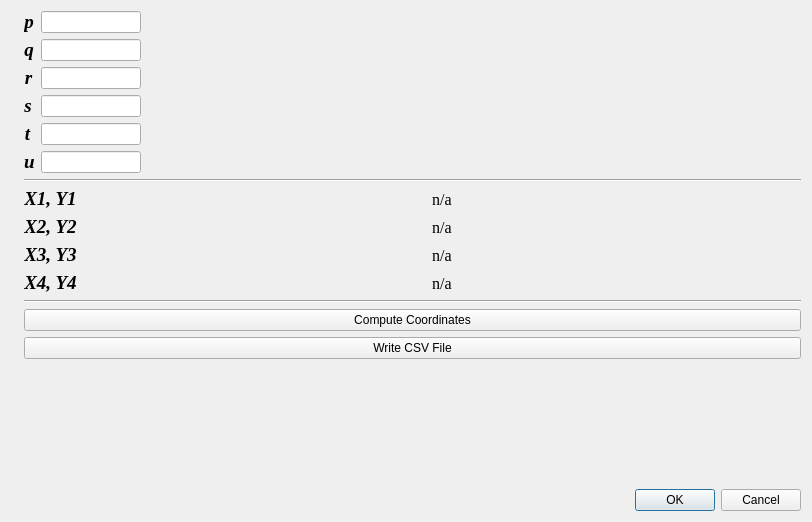
<?xml version="1.0" encoding="UTF-8"?>
<ui version="4.0">
 <class>Dialog</class>
 <widget class="QDialog" name="Dialog">
  <property name="geometry">
   <rect>
    <x>0</x>
    <y>0</y>
    <width>812</width>
    <height>522</height>
   </rect>
  </property>
  <property name="windowTitle">
   <string>Dialog</string>
  </property>
  <layout class="QGridLayout" name="gridLayout_2">
   <item row="0" column="0">
    <layout class="QGridLayout" name="l">
     <item row="5" column="2">
      <widget class="Line" name="line_2">
       <property name="orientation">
        <enum>Qt::Horizontal</enum>
       </property>
      </widget>
     </item>
     <item row="2" column="0" rowspan="7">
      <widget class="QLabel" name="backgroundImage">
       <property name="text">
        <string/>
       </property>
       <property name="pixmap">
        <pixmap>icons/4-point-diagram.png</pixmap>
       </property>
       <property name="scaledContents">
        <bool>true</bool>
       </property>
      </widget>
     </item>
     <item row="6" column="2">
      <widget class="QPushButton" name="buttonComputeCoordinates">
       <property name="text">
        <string>Compute Coordinates</string>
       </property>
      </widget>
     </item>
     <item row="2" column="2">
      <layout class="QFormLayout" name="layoutDistances">
       <item row="0" column="0">
        <widget class="QLabel" name="labelP">
         <property name="font">
          <font>
           <family>Times New Roman</family>
           <pointsize>14</pointsize>
           <italic>true</italic>
           <bold>true</bold>
           <kerning>true</kerning>
          </font>
         </property>
         <property name="text">
          <string>p</string>
         </property>
         <property name="alignment">
          <set>Qt::AlignCenter</set>
         </property>
        </widget>
       </item>
       <item row="0" column="1">
        <widget class="QLineEdit" name="lineeditP">
         <property name="maximumSize">
          <size>
           <width>100</width>
           <height>16777215</height>
          </size>
         </property>
         <property name="alignment">
          <set>Qt::AlignCenter</set>
         </property>
        </widget>
       </item>
       <item row="1" column="0">
        <widget class="QLabel" name="labelQ">
         <property name="font">
          <font>
           <family>Times New Roman</family>
           <pointsize>14</pointsize>
           <italic>true</italic>
           <bold>true</bold>
          </font>
         </property>
         <property name="text">
          <string>q</string>
         </property>
         <property name="alignment">
          <set>Qt::AlignCenter</set>
         </property>
        </widget>
       </item>
       <item row="1" column="1">
        <widget class="QLineEdit" name="lineeditQ">
         <property name="maximumSize">
          <size>
           <width>100</width>
           <height>16777215</height>
          </size>
         </property>
         <property name="alignment">
          <set>Qt::AlignCenter</set>
         </property>
        </widget>
       </item>
       <item row="2" column="0">
        <widget class="QLabel" name="labelR">
         <property name="font">
          <font>
           <family>Times New Roman</family>
           <pointsize>14</pointsize>
           <italic>true</italic>
           <bold>true</bold>
          </font>
         </property>
         <property name="text">
          <string>r</string>
         </property>
         <property name="alignment">
          <set>Qt::AlignCenter</set>
         </property>
        </widget>
       </item>
       <item row="2" column="1">
        <widget class="QLineEdit" name="lineeditR">
         <property name="maximumSize">
          <size>
           <width>100</width>
           <height>16777215</height>
          </size>
         </property>
         <property name="alignment">
          <set>Qt::AlignCenter</set>
         </property>
        </widget>
       </item>
       <item row="3" column="0">
        <widget class="QLabel" name="labelS">
         <property name="font">
          <font>
           <family>Times New Roman</family>
           <pointsize>14</pointsize>
           <italic>true</italic>
           <bold>true</bold>
          </font>
         </property>
         <property name="text">
          <string>s</string>
         </property>
         <property name="alignment">
          <set>Qt::AlignCenter</set>
         </property>
        </widget>
       </item>
       <item row="3" column="1">
        <widget class="QLineEdit" name="lineeditS">
         <property name="maximumSize">
          <size>
           <width>100</width>
           <height>16777215</height>
          </size>
         </property>
         <property name="alignment">
          <set>Qt::AlignCenter</set>
         </property>
        </widget>
       </item>
       <item row="4" column="0">
        <widget class="QLabel" name="labelT">
         <property name="font">
          <font>
           <family>Times New Roman</family>
           <pointsize>14</pointsize>
           <italic>true</italic>
           <bold>true</bold>
          </font>
         </property>
         <property name="text">
          <string>t</string>
         </property>
         <property name="alignment">
          <set>Qt::AlignCenter</set>
         </property>
        </widget>
       </item>
       <item row="5" column="0">
        <widget class="QLabel" name="labelU">
         <property name="font">
          <font>
           <family>Times New Roman</family>
           <pointsize>14</pointsize>
           <italic>true</italic>
           <bold>true</bold>
          </font>
         </property>
         <property name="text">
          <string>u</string>
         </property>
         <property name="alignment">
          <set>Qt::AlignCenter</set>
         </property>
        </widget>
       </item>
       <item row="5" column="1">
        <widget class="QLineEdit" name="lineeditU">
         <property name="maximumSize">
          <size>
           <width>100</width>
           <height>16777215</height>
          </size>
         </property>
         <property name="alignment">
          <set>Qt::AlignCenter</set>
         </property>
        </widget>
       </item>
       <item row="4" column="1">
        <widget class="QLineEdit" name="lineeditT">
         <property name="maximumSize">
          <size>
           <width>100</width>
           <height>16777215</height>
          </size>
         </property>
         <property name="alignment">
          <set>Qt::AlignCenter</set>
         </property>
        </widget>
       </item>
      </layout>
     </item>
     <item row="8" column="2">
      <spacer name="verticalSpacer">
       <property name="orientation">
        <enum>Qt::Vertical</enum>
       </property>
       <property name="sizeHint" stdset="0">
        <size>
         <width>20</width>
         <height>40</height>
        </size>
       </property>
      </spacer>
     </item>
     <item row="4" column="2">
      <layout class="QFormLayout" name="layoutCoordinates">
       <item row="0" column="0">
        <widget class="QLabel" name="labelX1Y1">
         <property name="font">
          <font>
           <family>Times New Roman</family>
           <pointsize>14</pointsize>
           <italic>true</italic>
           <bold>true</bold>
          </font>
         </property>
         <property name="text">
          <string>X1, Y1</string>
         </property>
         <property name="alignment">
          <set>Qt::AlignCenter</set>
         </property>
        </widget>
       </item>
       <item row="0" column="1">
        <widget class="QLabel" name="labelX1Y1value">
         <property name="font">
          <font>
           <family>Times New Roman</family>
           <pointsize>12</pointsize>
          </font>
         </property>
         <property name="text">
          <string>n/a</string>
         </property>
         <property name="alignment">
          <set>Qt::AlignCenter</set>
         </property>
        </widget>
       </item>
       <item row="1" column="0">
        <widget class="QLabel" name="labelX2Y2">
         <property name="font">
          <font>
           <family>Times New Roman</family>
           <pointsize>14</pointsize>
           <italic>true</italic>
           <bold>true</bold>
          </font>
         </property>
         <property name="text">
          <string>X2, Y2</string>
         </property>
         <property name="alignment">
          <set>Qt::AlignCenter</set>
         </property>
        </widget>
       </item>
       <item row="1" column="1">
        <widget class="QLabel" name="labelX2Y2value">
         <property name="font">
          <font>
           <family>Times New Roman</family>
           <pointsize>12</pointsize>
          </font>
         </property>
         <property name="text">
          <string>n/a</string>
         </property>
         <property name="alignment">
          <set>Qt::AlignCenter</set>
         </property>
        </widget>
       </item>
       <item row="2" column="0">
        <widget class="QLabel" name="labelX3Y3">
         <property name="font">
          <font>
           <family>Times New Roman</family>
           <pointsize>14</pointsize>
           <italic>true</italic>
           <bold>true</bold>
          </font>
         </property>
         <property name="text">
          <string>X3, Y3</string>
         </property>
         <property name="alignment">
          <set>Qt::AlignCenter</set>
         </property>
        </widget>
       </item>
       <item row="2" column="1">
        <widget class="QLabel" name="labelX3Y3value">
         <property name="font">
          <font>
           <family>Times New Roman</family>
           <pointsize>12</pointsize>
          </font>
         </property>
         <property name="text">
          <string>n/a</string>
         </property>
         <property name="alignment">
          <set>Qt::AlignCenter</set>
         </property>
        </widget>
       </item>
       <item row="3" column="0">
        <widget class="QLabel" name="labelX4Y4">
         <property name="font">
          <font>
           <family>Times New Roman</family>
           <pointsize>14</pointsize>
           <italic>true</italic>
           <bold>true</bold>
          </font>
         </property>
         <property name="text">
          <string>X4, Y4</string>
         </property>
         <property name="alignment">
          <set>Qt::AlignCenter</set>
         </property>
        </widget>
       </item>
       <item row="3" column="1">
        <widget class="QLabel" name="labelX4Y4value">
         <property name="font">
          <font>
           <family>Times New Roman</family>
           <pointsize>12</pointsize>
          </font>
         </property>
         <property name="text">
          <string>n/a</string>
         </property>
         <property name="alignment">
          <set>Qt::AlignCenter</set>
         </property>
        </widget>
       </item>
      </layout>
     </item>
     <item row="3" column="2">
      <widget class="Line" name="line">
       <property name="orientation">
        <enum>Qt::Horizontal</enum>
       </property>
      </widget>
     </item>
     <item row="7" column="2">
      <widget class="QPushButton" name="buttonWriteCSVFile">
       <property name="text">
        <string>Write CSV File</string>
       </property>
      </widget>
     </item>
    </layout>
   </item>
   <item row="1" column="0">
    <widget class="QDialogButtonBox" name="buttonBox">
     <property name="orientation">
      <enum>Qt::Horizontal</enum>
     </property>
     <property name="standardButtons">
      <set>QDialogButtonBox::Cancel|QDialogButtonBox::Ok</set>
     </property>
     <property name="centerButtons">
      <bool>false</bool>
     </property>
    </widget>
   </item>
  </layout>
 </widget>
 <tabstops>
  <tabstop>lineeditP</tabstop>
  <tabstop>lineeditQ</tabstop>
  <tabstop>lineeditR</tabstop>
  <tabstop>lineeditS</tabstop>
  <tabstop>lineeditT</tabstop>
  <tabstop>lineeditU</tabstop>
  <tabstop>buttonComputeCoordinates</tabstop>
  <tabstop>buttonWriteCSVFile</tabstop>
 </tabstops>
 <resources/>
 <connections>
  <connection>
   <sender>buttonBox</sender>
   <signal>accepted()</signal>
   <receiver>Dialog</receiver>
   <slot>accept()</slot>
   <hints>
    <hint type="sourcelabel">
     <x>248</x>
     <y>254</y>
    </hint>
    <hint type="destinationlabel">
     <x>157</x>
     <y>274</y>
    </hint>
   </hints>
  </connection>
  <connection>
   <sender>buttonBox</sender>
   <signal>rejected()</signal>
   <receiver>Dialog</receiver>
   <slot>reject()</slot>
   <hints>
    <hint type="sourcelabel">
     <x>316</x>
     <y>260</y>
    </hint>
    <hint type="destinationlabel">
     <x>286</x>
     <y>274</y>
    </hint>
   </hints>
  </connection>
 </connections>
</ui>
